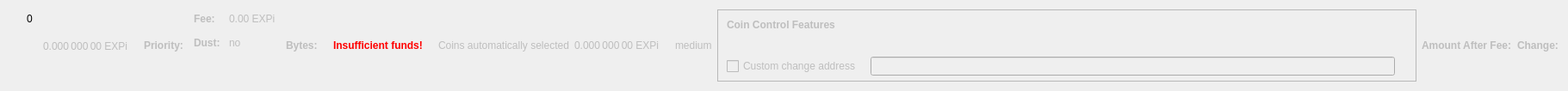
    <widget class="QWidget" name="dummyHideWidget" native="true">
     <property name="maximumSize">
      <size>
       <width>100</width>
       <height>22</height>
      </size>
     </property>
     <layout class="QHBoxLayout" name="dummyHideLayout">
      <item>
       <layout class="QFormLayout" name="formLayoutCoinControl1">
        <property name="horizontalSpacing">
         <number>10</number>
        </property>
        <property name="verticalSpacing">
         <number>14</number>
        </property>
        <property name="leftMargin">
         <number>10</number>
        </property>
        <property name="topMargin">
         <number>4</number>
        </property>
        <property name="rightMargin">
         <number>6</number>
        </property>
        <item row="0" column="1">
         <widget class="QLabel" name="labelCoinControlBytes">
          <property name="cursor">
           <cursorShape>IBeamCursor</cursorShape>
          </property>
          <property name="contextMenuPolicy">
           <enum>Qt::ActionsContextMenu</enum>
          </property>
          <property name="text">
           <string notr="true">0</string>
          </property>
          <property name="textInteractionFlags">
           <set>Qt::LinksAccessibleByMouse|Qt::TextSelectableByKeyboard|Qt::TextSelectableByMouse</set>
          </property>
         </widget>
        </item>
       </layout>
      </item>
      <item>
       <widget class="QLabel" name="labelCoinControlAfterFee">
        <property name="enabled">
         <bool>false</bool>
        </property>
        <property name="sizePolicy">
         <sizepolicy hsizetype="Fixed" vsizetype="Fixed">
          <horstretch>0</horstretch>
          <verstretch>0</verstretch>
         </sizepolicy>
        </property>
        <property name="minimumSize">
         <size>
          <width>111</width>
          <height>12</height>
         </size>
        </property>
        <property name="maximumSize">
         <size>
          <width>111</width>
          <height>12</height>
         </size>
        </property>
        <property name="cursor">
         <cursorShape>IBeamCursor</cursorShape>
        </property>
        <property name="contextMenuPolicy">
         <enum>Qt::ActionsContextMenu</enum>
        </property>
        <property name="text">
         <string notr="true">0.000 000 00 EXPi</string>
        </property>
        <property name="textInteractionFlags">
         <set>Qt::LinksAccessibleByMouse|Qt::TextSelectableByKeyboard|Qt::TextSelectableByMouse</set>
        </property>
       </widget>
      </item>
      <item>
       <widget class="QLabel" name="labelCoinControlPriorityText">
        <property name="enabled">
         <bool>false</bool>
        </property>
        <property name="font">
         <font>
          <weight>75</weight>
          <bold>true</bold>
         </font>
        </property>
        <property name="text">
         <string>Priority:</string>
        </property>
       </widget>
      </item>
      <item>
       <layout class="QHBoxLayout" name="horizontalLayout"/>
      </item>
      <item>
       <layout class="QFormLayout" name="formLayoutCoinControl3">
        <property name="horizontalSpacing">
         <number>10</number>
        </property>
        <property name="verticalSpacing">
         <number>14</number>
        </property>
        <property name="leftMargin">
         <number>6</number>
        </property>
        <property name="topMargin">
         <number>4</number>
        </property>
        <property name="rightMargin">
         <number>6</number>
        </property>
        <item row="0" column="0">
         <widget class="QLabel" name="labelCoinControlFeeText">
          <property name="enabled">
           <bool>false</bool>
          </property>
          <property name="font">
           <font>
            <weight>75</weight>
            <bold>true</bold>
           </font>
          </property>
          <property name="text">
           <string>Fee:</string>
          </property>
          <property name="margin">
           <number>0</number>
          </property>
         </widget>
        </item>
        <item row="0" column="1">
         <widget class="QLabel" name="labelCoinControlFee">
          <property name="enabled">
           <bool>false</bool>
          </property>
          <property name="cursor">
           <cursorShape>IBeamCursor</cursorShape>
          </property>
          <property name="contextMenuPolicy">
           <enum>Qt::ActionsContextMenu</enum>
          </property>
          <property name="text">
           <string notr="true">0.00 EXPi</string>
          </property>
          <property name="textInteractionFlags">
           <set>Qt::LinksAccessibleByMouse|Qt::TextSelectableByKeyboard|Qt::TextSelectableByMouse</set>
          </property>
         </widget>
        </item>
        <item row="1" column="0">
         <widget class="QLabel" name="labelCoinControlLowOutputText">
          <property name="enabled">
           <bool>false</bool>
          </property>
          <property name="font">
           <font>
            <weight>75</weight>
            <bold>true</bold>
           </font>
          </property>
          <property name="text">
           <string>Dust:</string>
          </property>
         </widget>
        </item>
        <item row="1" column="1">
         <widget class="QLabel" name="labelCoinControlLowOutput">
          <property name="enabled">
           <bool>false</bool>
          </property>
          <property name="cursor">
           <cursorShape>IBeamCursor</cursorShape>
          </property>
          <property name="contextMenuPolicy">
           <enum>Qt::ActionsContextMenu</enum>
          </property>
          <property name="text">
           <string>no</string>
          </property>
          <property name="textInteractionFlags">
           <set>Qt::LinksAccessibleByMouse|Qt::TextSelectableByKeyboard|Qt::TextSelectableByMouse</set>
          </property>
         </widget>
        </item>
       </layout>
      </item>
      <item>
       <widget class="QLabel" name="labelCoinControlBytesText">
        <property name="enabled">
         <bool>false</bool>
        </property>
        <property name="font">
         <font>
          <weight>75</weight>
          <bold>true</bold>
         </font>
        </property>
        <property name="text">
         <string>Bytes:</string>
        </property>
       </widget>
      </item>
      <item>
       <layout class="QFormLayout" name="formLayoutCoinControl2">
        <property name="horizontalSpacing">
         <number>10</number>
        </property>
        <property name="verticalSpacing">
         <number>14</number>
        </property>
        <property name="leftMargin">
         <number>6</number>
        </property>
        <property name="topMargin">
         <number>4</number>
        </property>
        <property name="rightMargin">
         <number>6</number>
        </property>
       </layout>
      </item>
      <item>
       <layout class="QHBoxLayout" name="horizontalLayoutCoinControl2">
        <property name="spacing">
         <number>8</number>
        </property>
        <property name="bottomMargin">
         <number>10</number>
        </property>
       </layout>
      </item>
      <item>
       <widget class="QLabel" name="labelCoinControlInsuffFunds">
        <property name="enabled">
         <bool>false</bool>
        </property>
        <property name="minimumSize">
         <size>
          <width>0</width>
          <height>0</height>
         </size>
        </property>
        <property name="font">
         <font>
          <weight>75</weight>
          <bold>true</bold>
         </font>
        </property>
        <property name="styleSheet">
         <string notr="true">color:red;font-weight:bold;</string>
        </property>
        <property name="text">
         <string>Insufficient funds!</string>
        </property>
        <property name="margin">
         <number>5</number>
        </property>
       </widget>
      </item>
      <item>
       <layout class="QFormLayout" name="formLayoutCoinControl4">
        <property name="horizontalSpacing">
         <number>10</number>
        </property>
        <property name="verticalSpacing">
         <number>14</number>
        </property>
        <property name="leftMargin">
         <number>6</number>
        </property>
        <property name="topMargin">
         <number>4</number>
        </property>
        <property name="rightMargin">
         <number>6</number>
        </property>
       </layout>
      </item>
      <item>
       <widget class="QLabel" name="labelCoinControlAutomaticallySelected">
        <property name="enabled">
         <bool>false</bool>
        </property>
        <property name="sizePolicy">
         <sizepolicy hsizetype="Fixed" vsizetype="Fixed">
          <horstretch>0</horstretch>
          <verstretch>0</verstretch>
         </sizepolicy>
        </property>
        <property name="minimumSize">
         <size>
          <width>0</width>
          <height>0</height>
         </size>
        </property>
        <property name="maximumSize">
         <size>
          <width>240</width>
          <height>16777215</height>
         </size>
        </property>
        <property name="text">
         <string>Coins automatically selected</string>
        </property>
        <property name="margin">
         <number>5</number>
        </property>
       </widget>
      </item>
      <item>
       <widget class="QLabel" name="labelCoinControlChange">
        <property name="enabled">
         <bool>false</bool>
        </property>
        <property name="sizePolicy">
         <sizepolicy hsizetype="Fixed" vsizetype="Fixed">
          <horstretch>0</horstretch>
          <verstretch>0</verstretch>
         </sizepolicy>
        </property>
        <property name="minimumSize">
         <size>
          <width>111</width>
          <height>0</height>
         </size>
        </property>
        <property name="maximumSize">
         <size>
          <width>111</width>
          <height>16777215</height>
         </size>
        </property>
        <property name="cursor">
         <cursorShape>IBeamCursor</cursorShape>
        </property>
        <property name="contextMenuPolicy">
         <enum>Qt::ActionsContextMenu</enum>
        </property>
        <property name="text">
         <string notr="true">0.000 000 00 EXPi</string>
        </property>
        <property name="textInteractionFlags">
         <set>Qt::LinksAccessibleByMouse|Qt::TextSelectableByKeyboard|Qt::TextSelectableByMouse</set>
        </property>
       </widget>
      </item>
      <item>
       <widget class="QLabel" name="labelCoinControlPriority">
        <property name="enabled">
         <bool>false</bool>
        </property>
        <property name="cursor">
         <cursorShape>IBeamCursor</cursorShape>
        </property>
        <property name="contextMenuPolicy">
         <enum>Qt::ActionsContextMenu</enum>
        </property>
        <property name="text">
         <string>medium</string>
        </property>
        <property name="textInteractionFlags">
         <set>Qt::LinksAccessibleByMouse|Qt::TextSelectableByKeyboard|Qt::TextSelectableByMouse</set>
        </property>
       </widget>
      </item>
      <item>
       <widget class="QFrame" name="frameCoinControl">
        <property name="sizePolicy">
         <sizepolicy hsizetype="Expanding" vsizetype="Expanding">
          <horstretch>0</horstretch>
          <verstretch>0</verstretch>
         </sizepolicy>
        </property>
        <property name="maximumSize">
         <size>
          <width>16777215</width>
          <height>16777215</height>
         </size>
        </property>
        <property name="frameShape">
         <enum>QFrame::StyledPanel</enum>
        </property>
        <property name="frameShadow">
         <enum>QFrame::Sunken</enum>
        </property>
        <layout class="QVBoxLayout" name="verticalLayoutCoinControl2_2">
         <property name="spacing">
          <number>0</number>
         </property>
         <property name="leftMargin">
          <number>0</number>
         </property>
         <property name="topMargin">
          <number>0</number>
         </property>
         <property name="rightMargin">
          <number>0</number>
         </property>
         <property name="bottomMargin">
          <number>6</number>
         </property>
         <item>
          <layout class="QVBoxLayout" name="verticalLayoutCoinControl" stretch="0,0,0,1">
           <property name="spacing">
            <number>0</number>
           </property>
           <property name="leftMargin">
            <number>10</number>
           </property>
           <property name="topMargin">
            <number>10</number>
           </property>
           <item>
            <layout class="QHBoxLayout" name="horizontalLayoutCoinControl1">
             <property name="bottomMargin">
              <number>15</number>
             </property>
             <item>
              <widget class="QLabel" name="labelCoinControlFeatures">
               <property name="enabled">
                <bool>false</bool>
               </property>
               <property name="sizePolicy">
                <sizepolicy hsizetype="Preferred" vsizetype="Maximum">
                 <horstretch>0</horstretch>
                 <verstretch>0</verstretch>
                </sizepolicy>
               </property>
               <property name="font">
                <font>
                 <weight>75</weight>
                 <bold>true</bold>
                </font>
               </property>
               <property name="styleSheet">
                <string notr="true">font-weight:bold;</string>
               </property>
               <property name="text">
                <string>Coin Control Features</string>
               </property>
              </widget>
             </item>
            </layout>
           </item>
           <item>
            <widget class="QWidget" name="widgetCoinControl" native="true">
             <property name="sizePolicy">
              <sizepolicy hsizetype="Preferred" vsizetype="Preferred">
               <horstretch>0</horstretch>
               <verstretch>0</verstretch>
              </sizepolicy>
             </property>
             <property name="minimumSize">
              <size>
               <width>0</width>
               <height>0</height>
              </size>
             </property>
             <property name="styleSheet">
              <string notr="true"/>
             </property>
             <layout class="QHBoxLayout" name="horizontalLayoutCoinControl5_2">
              <property name="leftMargin">
               <number>0</number>
              </property>
              <property name="topMargin">
               <number>0</number>
              </property>
              <property name="rightMargin">
               <number>0</number>
              </property>
              <property name="bottomMargin">
               <number>0</number>
              </property>
              <item>
               <layout class="QHBoxLayout" name="horizontalLayoutCoinControl3">
                <property name="spacing">
                 <number>20</number>
                </property>
                <property name="topMargin">
                 <number>0</number>
                </property>
                <property name="bottomMargin">
                 <number>10</number>
                </property>
               </layout>
              </item>
             </layout>
            </widget>
           </item>
           <item>
            <layout class="QHBoxLayout" name="horizontalLayoutCoinControl4" stretch="0,0,0">
             <property name="spacing">
              <number>12</number>
             </property>
             <property name="sizeConstraint">
              <enum>QLayout::SetDefaultConstraint</enum>
             </property>
             <property name="topMargin">
              <number>5</number>
             </property>
             <property name="rightMargin">
              <number>5</number>
             </property>
             <item>
              <widget class="QCheckBox" name="checkBoxCoinControlChange">
               <property name="enabled">
                <bool>false</bool>
               </property>
               <property name="toolTip">
                <string>If this is activated, but the change address is empty or invalid, change will be sent to a newly generated address.</string>
               </property>
               <property name="text">
                <string>Custom change address</string>
               </property>
              </widget>
             </item>
             <item>
              <widget class="QValidatedLineEdit" name="lineEditCoinControlChange">
               <property name="enabled">
                <bool>false</bool>
               </property>
               <property name="sizePolicy">
                <sizepolicy hsizetype="Expanding" vsizetype="Fixed">
                 <horstretch>0</horstretch>
                 <verstretch>0</verstretch>
                </sizepolicy>
               </property>
              </widget>
             </item>
             <item>
              <widget class="QLabel" name="labelCoinControlChangeLabel_2">
               <property name="sizePolicy">
                <sizepolicy hsizetype="Preferred" vsizetype="Expanding">
                 <horstretch>0</horstretch>
                 <verstretch>0</verstretch>
                </sizepolicy>
               </property>
               <property name="minimumSize">
                <size>
                 <width>0</width>
                 <height>0</height>
                </size>
               </property>
               <property name="text">
                <string/>
               </property>
               <property name="margin">
                <number>3</number>
               </property>
              </widget>
             </item>
            </layout>
           </item>
           <item>
            <spacer name="verticalSpacerCoinControl">
             <property name="orientation">
              <enum>Qt::Vertical</enum>
             </property>
             <property name="sizeHint" stdset="0">
              <size>
               <width>800</width>
               <height>1</height>
              </size>
             </property>
            </spacer>
           </item>
          </layout>
         </item>
        </layout>
       </widget>
      </item>
      <item>
       <widget class="QLabel" name="labelCoinControlAfterFeeText">
        <property name="enabled">
         <bool>false</bool>
        </property>
        <property name="minimumSize">
         <size>
          <width>0</width>
          <height>0</height>
         </size>
        </property>
        <property name="maximumSize">
         <size>
          <width>16777215</width>
          <height>16777215</height>
         </size>
        </property>
        <property name="font">
         <font>
          <weight>75</weight>
          <bold>true</bold>
         </font>
        </property>
        <property name="text">
         <string>Amount After Fee:</string>
        </property>
        <property name="alignment">
         <set>Qt::AlignLeading|Qt::AlignLeft|Qt::AlignVCenter</set>
        </property>
        <property name="margin">
         <number>0</number>
        </property>
       </widget>
      </item>
      <item>
       <widget class="QLabel" name="labelCoinControlChangeText">
        <property name="enabled">
         <bool>false</bool>
        </property>
        <property name="sizePolicy">
         <sizepolicy hsizetype="Preferred" vsizetype="Preferred">
          <horstretch>0</horstretch>
          <verstretch>0</verstretch>
         </sizepolicy>
        </property>
        <property name="minimumSize">
         <size>
          <width>0</width>
          <height>0</height>
         </size>
        </property>
        <property name="maximumSize">
         <size>
          <width>16777215</width>
          <height>16777215</height>
         </size>
        </property>
        <property name="font">
         <font>
          <weight>75</weight>
          <bold>true</bold>
         </font>
        </property>
        <property name="text">
         <string>Change:</string>
        </property>
        <property name="alignment">
         <set>Qt::AlignLeading|Qt::AlignLeft|Qt::AlignVCenter</set>
        </property>
       </widget>
      </item>
     </layout>
    </widget>
